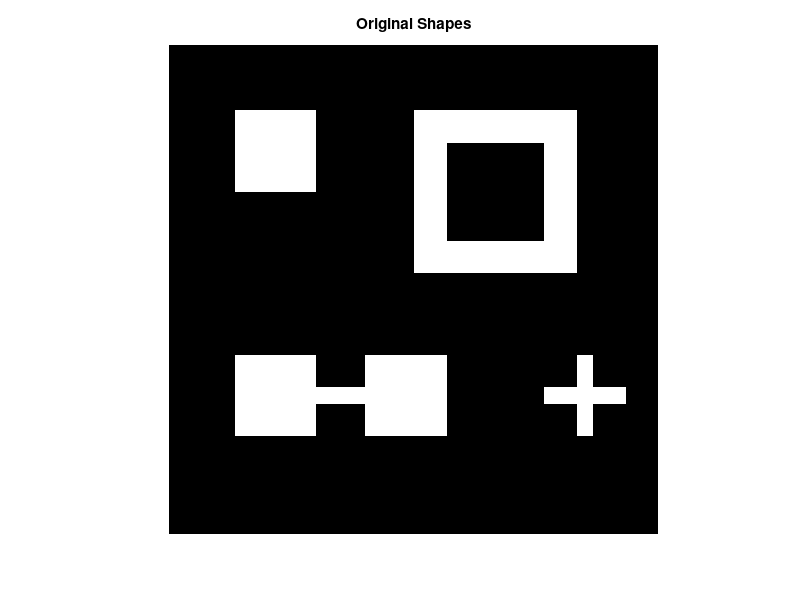
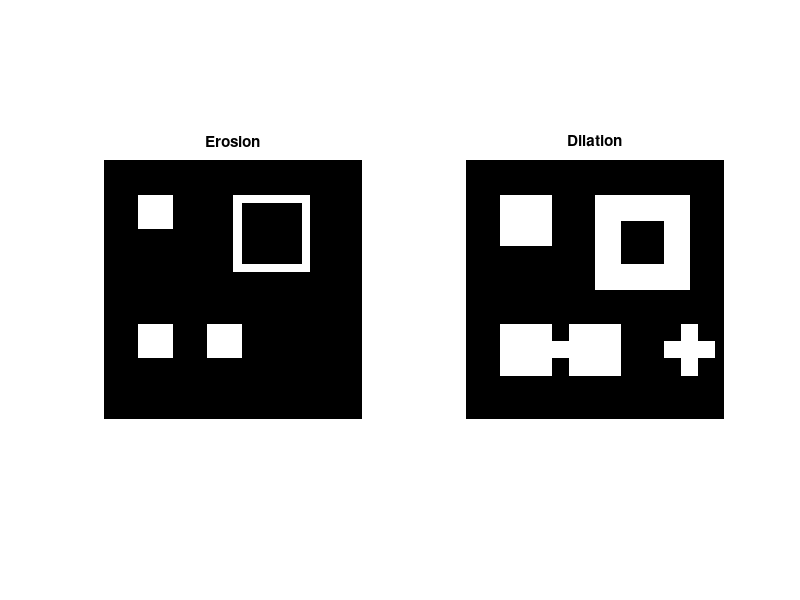
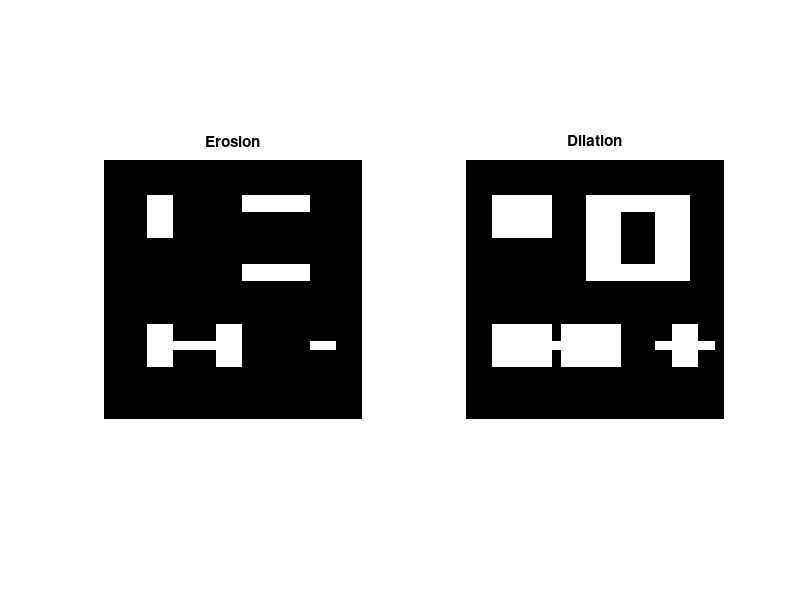
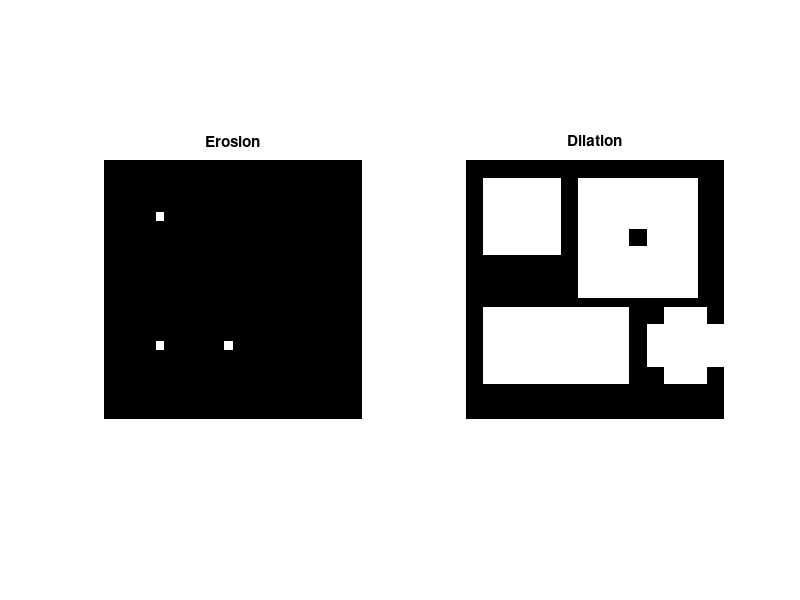

MATLAB code for these plots, in order: (Note: this script raises an error after producing the figures.)
%% Morphology

background = zeros(30);
% 5x5 square
background(5:9,5:9) = 1;
% 10x10 hollow square
background(5:14,16:25) = 1;
background(7:12,18:23) = 0;
% dumbbell
background(20:24,5:9) = 1;
background(22,10:12) = 1;
background(20:24,13:17) = 1;
% plus
background(20:24,26) = 1;
background(22,24:28) = 1;

% strel 2x2
strucel1 = strel('square',2);
% strel 2x1
strucel2 = strel('line',2,0);
% strel 5x5
strucel3 = strel('square',5);

figure(1);
imshow(background);
title('Original Shapes')

% erode strel 2x2
strucel1erode = imerode(background,strucel1);
% dilate strel 2x2
strucel1dilate = imdilate(background,strucel1);
% plot
figure(2);
subplot(1,2,1);
imshow(strucel1erode);
title('Erosion');
subplot(1,2,2);
imshow(strucel1dilate);
title('Dilation');


% erode strel 2x1
strucel2erode = imerode(background,strucel2);
% dilate strel 2x1
strucel2dilate = imdilate(background,strucel2);
% plot
figure(3);
subplot(1,2,1);
imshow(strucel2erode);
title('Erosion')
subplot(1,2,2);
imshow(strucel2dilate);
title('Dilation');


% erode strel 5x5
strucel3erode = imerode(background,strucel3);
% dilate strel 5x5
strucel3dilate = imdilate(background,strucel3);
% plot
figure(4);
subplot(1,2,1);
imshow(strucel3erode);
title('Erosion');
subplot(1,2,2);
imshow(strucel3dilate);
title('Dilation');

%% Malaria

I = imread("malaria(1).jpeg");
Igray = rgb2gray(I);
figure(1);
subplot(1,2,1);
imshow(I);
title('Original');
subplot(1,2,2);
imshow(Igray);
title('Grayscale');

figure(2);
imhist(Igray);
BW = and(Igray < 164, Igray > 100); %you may change these thresholds
title('Image Histogram');
figure(3);
imshow(BW);
title('Binarization');

BW2 = bwmorph(BW,"majority");
figure(4);
imshow(BW2);
title('Morphological Operation')
SE = strel("disk",2);
figure(5);
BW3 = imopen(BW,SE);
imshow(BW3);;
title('imopen');
figure(6);
BW4 = imclose(BW,SE);
imshow(BW4);
title('imclose');
